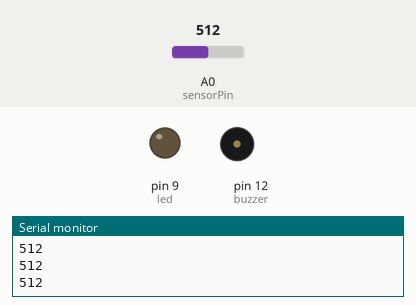
A sketch run on a simulated Arduino Uno, built with avr-gcc and run on an emulated ATmega328P. Shown: output pins drawn as LEDs (lit = HIGH), buzzer (waves = sounding, pin HIGH), the last lines printed to the serial monitor. The inputs (shaded band) are chosen by the test bench; at power-on: A0 (sensorPin) = 512.

Above: at 1.3 s.
1.4 s: A0 (sensorPin) set to 108
2.9 s: A0 (sensorPin) set to 93
At 4.1 s:
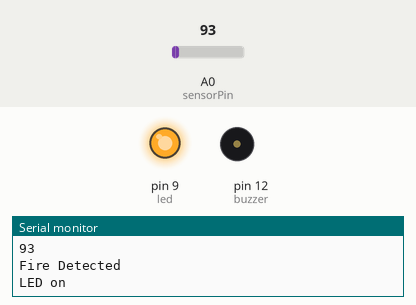
4.4 s: A0 (sensorPin) set to 110
At 5.9 s:
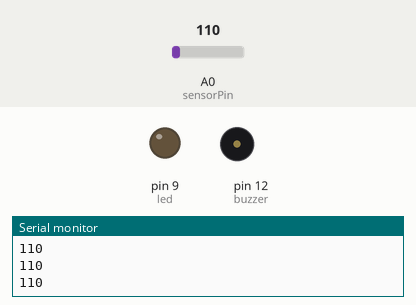
Timing chart, 0 to 7.4 s (numbered marks = the images above; inputs shaded):
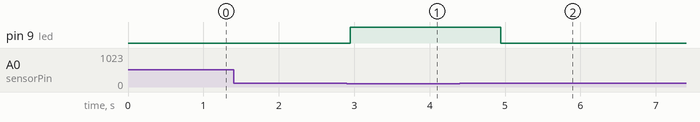

The sketch:

5.Fire_Extinguiser_System.ino
```cpp
int sensorPin = A0;
int sensorValue = 0;

int led = 9, buzzer = 12;
void setup() {
pinMode(led, OUTPUT);
pinMode(buzzer,OUTPUT);
Serial.begin(9600);
}

void loop()
{

sensorValue = analogRead(sensorPin);
Serial.println(sensorValue);
if (sensorValue < 100)
{
Serial.println("Fire Detected");
Serial.println("LED on");
digitalWrite(led,HIGH);
delay(1000);
}
else{
  digitalWrite(led,LOW);
  digitalWrite(buzzer,LOW);
  delay(sensorValue);
  }
}
```

Measured:
- the behaviour switches between 100 and 99 on A0 (sensorPin) (found by bisection; images 0 and 1)
- after the input at 2.9 s, pin 9 (led): LOW → HIGH after 0.05 s
- after the input at 4.4 s, pin 9 (led): HIGH → LOW after 0.55 s
